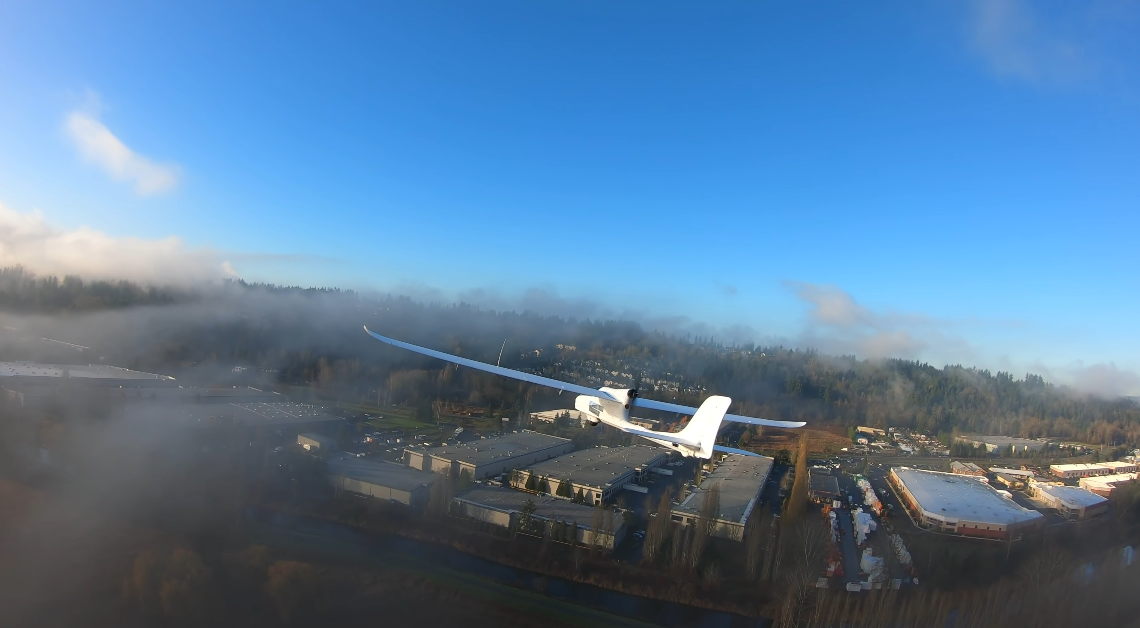
#> input picture a.png, 1140 x 628 px
$ python openCV_putText.py
#> lines starting #> are read from the running program, lines starting #| are printed output that depends on the picture
import cv2

# Görüntüyü yükle
image = cv2.imread('a.png')
#> image is the input picture: shape (628, 1140, 3); mean B, G, R 158.8, 124.8, 87.9

# Dikdörtgen çizmek için koordinatlar
x, y, width, height = 100, 100, 200, 200

# Dikdörtgeni çiz
cv2.rectangle(image, (x, y), (x + width, y + height), (0, 255, 0), 2)

# Metni ekleme
text = "ATLAS"
cv2.putText(image, text, (x, y), cv2.FONT_HERSHEY_PLAIN, 2, (0, 0, 255), 2, cv2.LINE_AA)
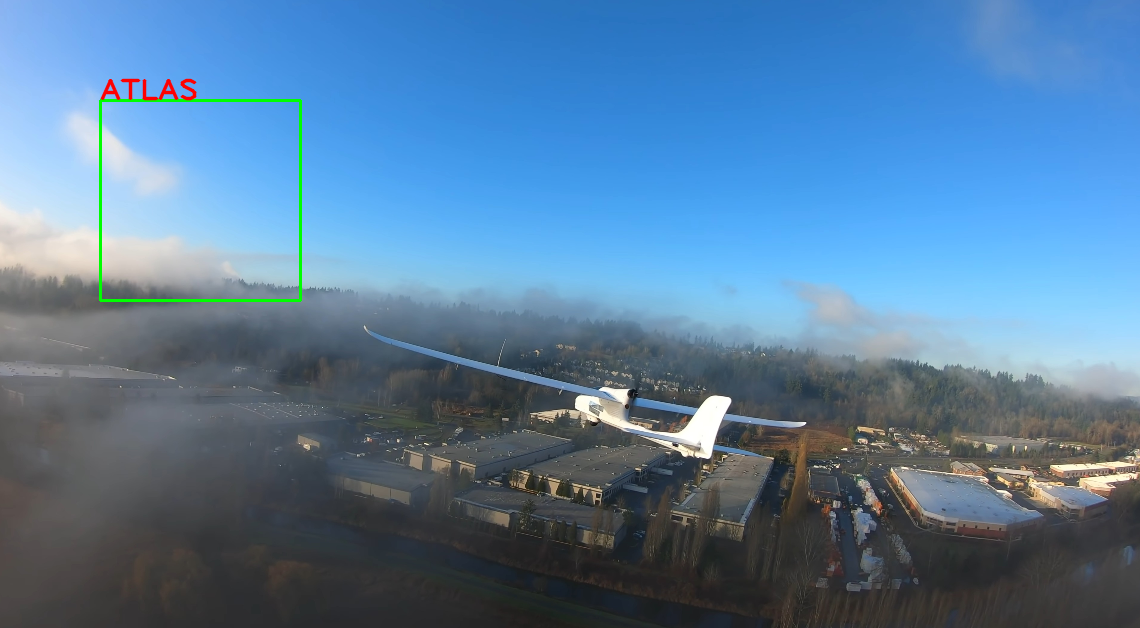
#> image: shape (628, 1140, 3); mean B, G, R 157.8, 124.9, 87.6

# Dikdörtgeni içeren görüntüyü göster
cv2.imshow('Dikdörtgen', image)

# Gri resmi kaydediyoruz.
cv2.imwrite('Atlasli_dikdortgenli.png', image)

cv2.waitKey(0)
cv2.destroyAllWindows()
